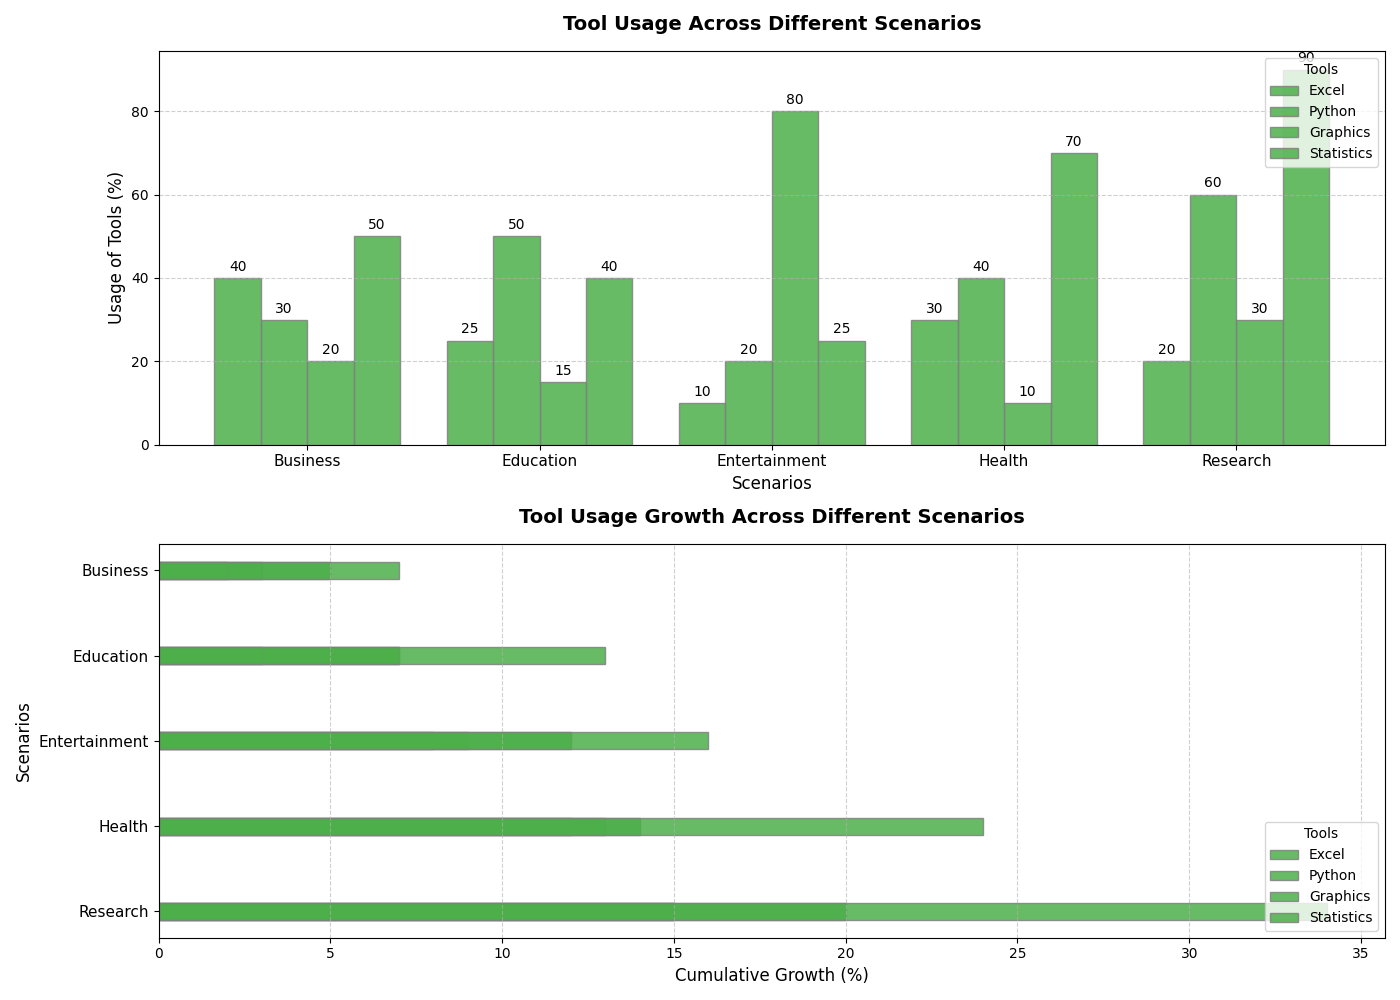

Write the Python code that produced this figure.
import matplotlib.pyplot as plt
import numpy as np

scenarios = ['Business', 'Education', 'Entertainment', 'Health', 'Research']
categories = ['Excel', 'Python', 'Graphics', 'Statistics']

usage_data = np.array([
    [40, 30, 20, 50],
    [25, 50, 15, 40],
    [10, 20, 80, 25],
    [30, 40, 10, 70],
    [20, 60, 30, 90]
])

fig, (ax1, ax2) = plt.subplots(2, 1, figsize=(14, 10))

bar_width = 0.2
positions = np.arange(len(scenarios))
consistent_color = '#4daf4a'  # Choosing a single consistent color

for i in range(len(categories)):
    bars = ax1.bar(positions + i * bar_width, usage_data[:, i], bar_width, label=categories[i], color=consistent_color, edgecolor='gray', alpha=0.85)
    for bar in bars:
        height = bar.get_height()
        ax1.annotate(f'{height}', xy=(bar.get_x() + bar.get_width() / 2, height),
                     xytext=(0, 3), textcoords="offset points", ha='center', va='bottom', fontsize=10, color='black')

ax1.set_xlabel('Scenarios', fontsize=12)
ax1.set_ylabel('Usage of Tools (%)', fontsize=12)
ax1.set_title('Tool Usage Across Different Scenarios', fontsize=14, fontweight='bold', pad=15)
ax1.set_xticks(positions + 1.5 * bar_width)
ax1.set_xticklabels(scenarios, fontsize=11)
ax1.legend(title="Tools", fontsize=10, loc='upper right')
ax1.yaxis.grid(True, linestyle='--', alpha=0.6)

usage_growth = np.array([
    [5, 3, 2, 7],
    [2, 4, 1, 6],
    [1, 2, 9, 3],
    [4, 5, 1, 8],
    [3, 6, 2, 10]
])

cumulative_data = np.cumsum(usage_growth, axis=0)
for i in range(len(categories)):
    ax2.barh(positions, cumulative_data[:, i], bar_width, label=categories[i], color=consistent_color, edgecolor='gray', alpha=0.85)

ax2.set_xlabel('Cumulative Growth (%)', fontsize=12)
ax2.set_ylabel('Scenarios', fontsize=12)
ax2.set_title('Tool Usage Growth Across Different Scenarios', fontsize=14, fontweight='bold', pad=15)
ax2.set_yticks(positions)
ax2.set_yticklabels(scenarios, fontsize=11)
ax2.legend(title="Tools", fontsize=10, loc='lower right')
ax2.xaxis.grid(True, linestyle='--', alpha=0.6)
ax2.invert_yaxis()

plt.tight_layout()
plt.show()
